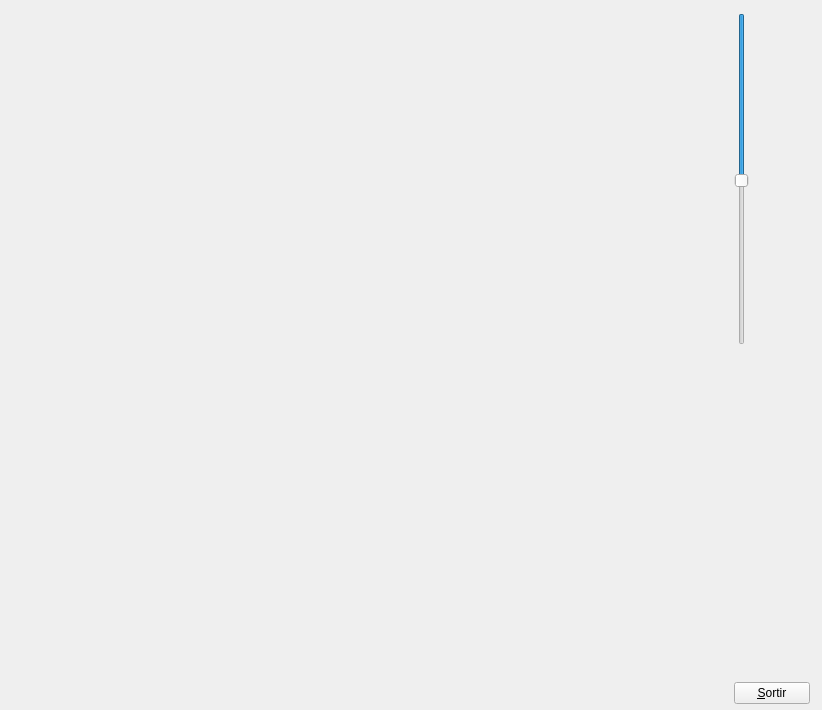
<?xml version="1.0" encoding="UTF-8"?>
<ui version="4.0">
 <class>MyForm</class>
 <widget class="QWidget" name="MyForm">
  <property name="geometry">
   <rect>
    <x>0</x>
    <y>0</y>
    <width>822</width>
    <height>710</height>
   </rect>
  </property>
  <property name="sizePolicy">
   <sizepolicy hsizetype="Fixed" vsizetype="Preferred">
    <horstretch>0</horstretch>
    <verstretch>0</verstretch>
   </sizepolicy>
  </property>
  <property name="windowTitle">
   <string>Form</string>
  </property>
  <widget class="QWidget" name="layoutWidget">
   <property name="geometry">
    <rect>
     <x>734</x>
     <y>13</y>
     <width>76</width>
     <height>691</height>
    </rect>
   </property>
   <layout class="QVBoxLayout" name="verticalLayout">
    <item>
     <widget class="QSlider" name="horizontalSlider">
      <property name="singleStep">
       <number>1</number>
      </property>
      <property name="value">
       <number>50</number>
      </property>
      <property name="orientation">
       <enum>Qt::Vertical</enum>
      </property>
      <property name="invertedAppearance">
       <bool>true</bool>
      </property>
      <property name="invertedControls">
       <bool>false</bool>
      </property>
     </widget>
    </item>
    <item>
     <spacer name="verticalSpacer">
      <property name="orientation">
       <enum>Qt::Vertical</enum>
      </property>
      <property name="sizeHint" stdset="0">
       <size>
        <width>20</width>
        <height>40</height>
       </size>
      </property>
     </spacer>
    </item>
    <item>
     <widget class="QPushButton" name="pushButton">
      <property name="sizePolicy">
       <sizepolicy hsizetype="Fixed" vsizetype="Fixed">
        <horstretch>0</horstretch>
        <verstretch>0</verstretch>
       </sizepolicy>
      </property>
      <property name="text">
       <string>&amp;Sortir</string>
      </property>
     </widget>
    </item>
   </layout>
  </widget>
  <widget class="MyGLWidget" name="widget" native="true">
   <property name="geometry">
    <rect>
     <x>14</x>
     <y>14</y>
     <width>721</width>
     <height>691</height>
    </rect>
   </property>
   <property name="sizePolicy">
    <sizepolicy hsizetype="Expanding" vsizetype="Expanding">
     <horstretch>0</horstretch>
     <verstretch>0</verstretch>
    </sizepolicy>
   </property>
  </widget>
 </widget>
 <customwidgets>
  <customwidget>
   <class>MyGLWidget</class>
   <extends>QWidget</extends>
   <header>MyGLWidget.h</header>
   <container>1</container>
   <slots>
    <signal>actualitzaBarra(int)</signal>
    <signal>setRang(int,int)</signal>
    <signal>actualitzarAngle(int)</signal>
    <slot>aplicarZoom(int)</slot>
    <slot>setValor(int)</slot>
   </slots>
  </customwidget>
 </customwidgets>
 <resources/>
 <connections>
  <connection>
   <sender>pushButton</sender>
   <signal>clicked()</signal>
   <receiver>MyForm</receiver>
   <slot>close()</slot>
   <hints>
    <hint type="sourcelabel">
     <x>809</x>
     <y>711</y>
    </hint>
    <hint type="destinationlabel">
     <x>839</x>
     <y>529</y>
    </hint>
   </hints>
  </connection>
  <connection>
   <sender>horizontalSlider</sender>
   <signal>valueChanged(int)</signal>
   <receiver>widget</receiver>
   <slot>setValor(int)</slot>
   <hints>
    <hint type="sourcelabel">
     <x>342</x>
     <y>706</y>
    </hint>
    <hint type="destinationlabel">
     <x>331</x>
     <y>672</y>
    </hint>
   </hints>
  </connection>
  <connection>
   <sender>widget</sender>
   <signal>actualitzarAngle(int)</signal>
   <receiver>horizontalSlider</receiver>
   <slot>setValue(int)</slot>
   <hints>
    <hint type="sourcelabel">
     <x>428</x>
     <y>624</y>
    </hint>
    <hint type="destinationlabel">
     <x>427</x>
     <y>699</y>
    </hint>
   </hints>
  </connection>
 </connections>
</ui>
